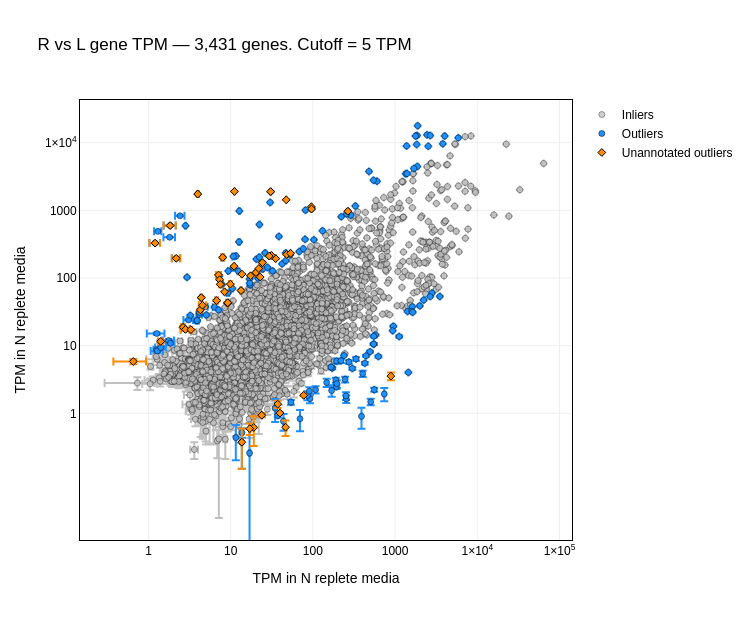

Notebook code cell kept with this figure:
### Markdown cell above
# Plotting with plotly

### Code cell
# Convert fit line back to linear scale for plotly
line_X_linear = 10**x_fit
line_y_linear = 10**y_fit

inliers  = df[inlier_mask]
outliers = df[outlier_mask]

fig = go.Figure()

# Inliers
fig.add_trace(go.Scatter(
    x=inliers[x_name], y=inliers[y_name],
    error_x=dict(type='data', array=inliers[x_error].values, visible=True),
    error_y=dict(type='data', array=inliers[y_error].values, visible=True),
    mode='markers',
    marker=dict(size=6, color='silver', opacity = 0.75,
                line=dict(width=.5, color='Black')),
    name='Inliers',
    customdata=inliers[['Name', 'gene_id', 'Product', 'Chr', x_name, y_name]].values,
    hovertemplate=(
        "<b>%{customdata[0]}</b><br>"
        "gene_id: %{customdata[1]}<br>"
        "Product: %{customdata[2]}<br>"
        "Chr: %{customdata[3]}<br>"
        f"{x_name}: " + "%{customdata[4]:.2f}<br>"
        f"{y_name}: " + "%{customdata[5]:.2f}<extra></extra>"
    )
))

# Outliers
outliers_filtered = outliers[outliers['Product'] != 'hypothetical protein']

fig.add_trace(go.Scatter(
    x=outliers_filtered[x_name], y=outliers_filtered[y_name],
    error_x=dict(type='data', array=outliers_filtered[x_error].values, visible=True),
    error_y=dict(type='data', array=outliers_filtered[y_error].values, visible=True),
    mode='markers',
    marker=dict(size=6, color='dodgerblue', 
                line=dict(width=.5, color='Black')),
    name='Outliers',
    customdata=outliers_filtered[['Name', 'gene_id', 'Product', 'Chr', x_name, y_name]].values,
    hovertemplate=(
        "<b>%{customdata[0]}</b><br>"
        "gene_id: %{customdata[1]}<br>"
        "Product: %{customdata[2]}<br>"
        "Chr: %{customdata[3]}<br>"
        f"{x_name}: " + "%{customdata[4]:.2f}<br>"
        f"{y_name}: " + "%{customdata[5]:.2f}<extra></extra>"
    )
))

#Unannotated outliers
fig.add_trace(go.Scatter(
    x=unannotated[x_name], y=unannotated[y_name],
    error_x=dict(type='data', array=unannotated[x_error].values, visible=True),
    error_y=dict(type='data', array=unannotated[y_error].values, visible=True),
    mode='markers',
    marker=dict(size=6, color='darkorange', symbol='diamond',
                line=dict(width=1, color='Black')),
    name='Unannotated outliers',
    customdata=unannotated[['Name', 'gene_id', 'Product', 'Chr', x_name, y_name]].values,
    hovertemplate=(
        "<b>%{customdata[0]}</b><br>"
        "gene_id: %{customdata[1]}<br>"
        "Product: %{customdata[2]}<br>"
        "Chr: %{customdata[3]}<br>"
        f"{x_name}: " + "%{customdata[4]:.2f}<br>"
        f"{y_name}: " + "%{customdata[5]:.2f}<extra></extra>"
    )
))

# # RANSAC fit line
# fig.add_trace(go.Scatter(
#     x=line_X_linear, y=line_y_linear,
#     mode='lines',
#     line=dict(color='orange', width=2),
#     name=f'RANSAC fit' #<br> (slope={slope:.2f}, intercept={intercept:.2f})'
# ))

fig.update_layout(
    width=750, height=620,
    plot_bgcolor='white',
    title=f"R vs L gene TPM — {len(df):,} genes. Cutoff = {cutoff} TPM",

    xaxis=dict(type='log', showgrid=True, gridcolor='#eeeeee', title='TPM in N replete media',
            tickvals=[10**0, 10**1, 10**2, 10**3, 10**4, 10**5],
            exponentformat='power', showexponent='all',
            showline=True, linecolor='black', linewidth=1, mirror=True,
            minor=dict(ticks='')),
    yaxis=dict(type='log', showgrid=True, gridcolor="#eeeeee", title='TPM in N replete media',
            tickvals=[10**0, 10**1, 10**2, 10**3, 10**4, 10**5],
            exponentformat='power', showexponent='all',
            showline=True, linecolor='black', linewidth=1, mirror=True,
            minor=dict(ticks='')),

    font=dict(
    family="Arial, monospace",
    size=12,
    color="black"

    )
)


fig.show()
fig.write_html("scatter_wt_vs_lim.html")
print("Saved: scatter_wt_vs_lim.html")
#fig.write_image("scatter_wt_vs_lim.png", scale=3)

### Figure 1 — Plotly figure (JSON) as saved in the notebook; plotly's stock layout.template omitted (floating-point values rounded to 4 significant figures; data arrays with more than 128 entries replaced by an {"elided": "..."} marker saying what was removed)
{"data": [{"customdata": {"elided": "3251x6 mixed values"}, "error_x": {"array": {"elided": "3251 float values"}, "type": "data", "visible": true}, "error_y": {"array": {"elided": "3251 float values"}, "type": "data", "visible": true}, "hovertemplate": "<b>%{customdata[0]}</b><br>gene_id: %{customdata[1]}<br>Product: %{customdata[2]}<br>Chr: %{customdata[3]}<br>R_avg: %{customdata[4]:.2f}<br>L_avg: %{customdata[5]:.2f}<extra></extra>", "marker": {"color": "silver", "line": {"color": "Black", "width": 0.5}, "opacity": 0.75, "size": 6}, "mode": "markers", "name": "Inliers", "type": "scatter", "x": {"elided": "3251 float values"}, "y": {"elided": "3251 float values"}}, {"customdata": {"elided": "154x6 mixed values"}, "error_x": {"array": {"elided": "154 float values"}, "type": "data", "visible": true}, "error_y": {"array": {"elided": "154 float values"}, "type": "data", "visible": true}, "hovertemplate": "<b>%{customdata[0]}</b><br>gene_id: %{customdata[1]}<br>Product: %{customdata[2]}<br>Chr: %{customdata[3]}<br>R_avg: %{customdata[4]:.2f}<br>L_avg: %{customdata[5]:.2f}<extra></extra>", "marker": {"color": "dodgerblue", "line": {"color": "Black", "width": 0.5}, "size": 6}, "mode": "markers", "name": "Outliers", "type": "scatter", "x": {"elided": "154 float values"}, "y": {"elided": "154 float values"}}, {"customdata": {"elided": "49x6 mixed values"}, "error_x": {"array": [0.5137, 0.2858, 0.1574, 0.2797, 0.1766, 0.1472, 0.4064, 0.2928, 0.03041, 0.05853, 0.151, 0.37, 0.01608, 0.006429, 0.07939, 0.3953, 0.1268, 0.1383, 0.1974, 0.09111, 0.1179, 0.2285, 0.4579, 0.1461, 0.3528, 0.2667, 0.1762, 0.3086, 0.2543, 0.1818, 0.1093, 0.3125, 0.1725, 0.09179, 0.1813, 0.1032, 0.2865, 0.3373, 0.06763, 0.09075, 0.2719, 0.3866, 0.09588, 0.3704, 0.2468, 0.19, 0.01493, 0.3986, 0.1348], "type": "data", "visible": true}, "error_y": {"array": [0.2569, 0.5367, 0.4745, 0.5227, 0.5641, 0.5134, 0.5777, 0.5679, 0.498, 0.02179, 0.351, 0.5875, 0.05469, 0.1657, 0.4779, 0.494, 0.2905, 0.4714, 0.5245, 0.52, 0.4247, 0.5832, 0.5026, 0.3849, 0.4229, 0.1757, 0.5066, 0.5157, 0.5588, 0.5736, 0.5646, 0.1146, 0.2225, 0.5404, 0.06085, 0.4663, 0.04838, 0.5826, 0.4726, 0.3742, 0.5303, 0.5768, 0.4331, 0.5115, 0.5558, 0.5264, 0.4559, 0.3012, 0.1606], "type": "data", "visible": true}, "hovertemplate": "<b>%{customdata[0]}</b><br>gene_id: %{customdata[1]}<br>Product: %{customdata[2]}<br>Chr: %{customdata[3]}<br>R_avg: %{customdata[4]:.2f}<br>L_avg: %{customdata[5]:.2f}<extra></extra>", "marker": {"color": "darkorange", "line": {"color": "Black", "width": 1}, "size": 6, "symbol": "diamond"}, "mode": "markers", "name": "Unannotated outliers", "type": "scatter", "x": [7.119, 7.341, 8.426, 0.6537, 35.3, 4.279, 47.93, 95.92, 31.29, 39.77, 9.151, 47.39, 17.44, 37.37, 22.84, 96.2, 19.1, 2.635, 20.31, 1.408, 4.388, 53.51, 4.54, 13.7, 2.817, 13.36, 1.203, 1.836, 2.175, 30.65, 11.12, 17.06, 13.66, 3.98, 23.89, 889.1, 77.31, 7.998, 22.0, 3.278, 7.464, 9.205, 11.01, 9.913, 6.737, 24.32, 29.43, 266.4, 46.54], "y": [110.8, 94.13, 62.41, 5.838, 193.3, 33.8, 223.0, 1126.0, 215.6, 1.008, 42.46, 1429.0, 107.5, 1.366, 103.3, 1044.0, 0.6186, 18.67, 120.4, 11.56, 51.19, 231.6, 39.56, 113.9, 17.37, 65.22, 327.6, 594.2, 195.2, 1887.0, 1902.0, 0.5931, 0.3746, 1736.0, 0.9377, 3.544, 1.846, 201.3, 137.7, 17.24, 80.51, 43.1, 149.2, 81.19, 46.33, 168.3, 210.7, 967.4, 0.6234]}], "layout": {"font": {"color": "black", "family": "Arial, monospace", "size": 12}, "height": 620, "plot_bgcolor": "white", "title": {"text": "R vs L gene TPM — 3,431 genes. Cutoff = 5 TPM"}, "width": 750, "xaxis": {"exponentformat": "power", "gridcolor": "#eeeeee", "linecolor": "black", "linewidth": 1, "minor": {"ticks": ""}, "mirror": true, "showexponent": "all", "showgrid": true, "showline": true, "tickvals": [1, 10, 100, 1000, 10000, 100000], "title": {"text": "TPM in N replete media"}, "type": "log"}, "yaxis": {"exponentformat": "power", "gridcolor": "#eeeeee", "linecolor": "black", "linewidth": 1, "minor": {"ticks": ""}, "mirror": true, "showexponent": "all", "showgrid": true, "showline": true, "tickvals": [1, 10, 100, 1000, 10000, 100000], "title": {"text": "TPM in N replete media"}, "type": "log"}}}
